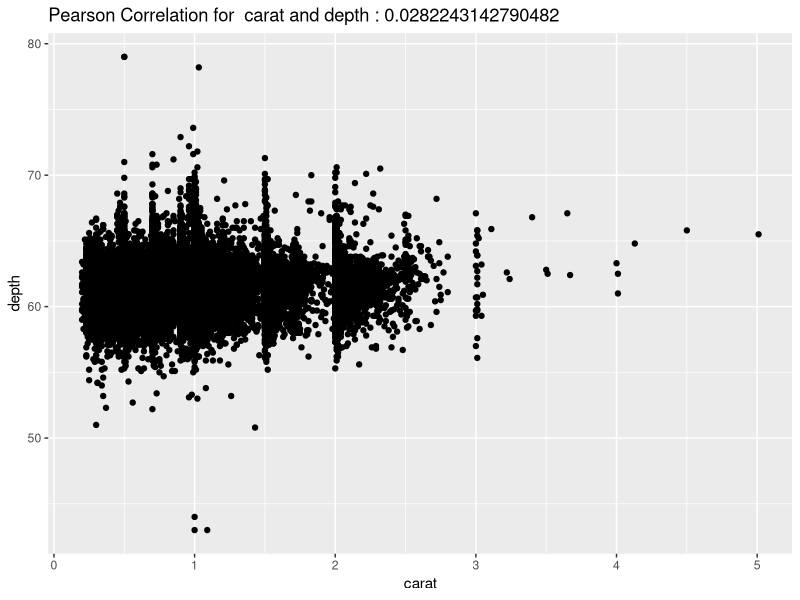
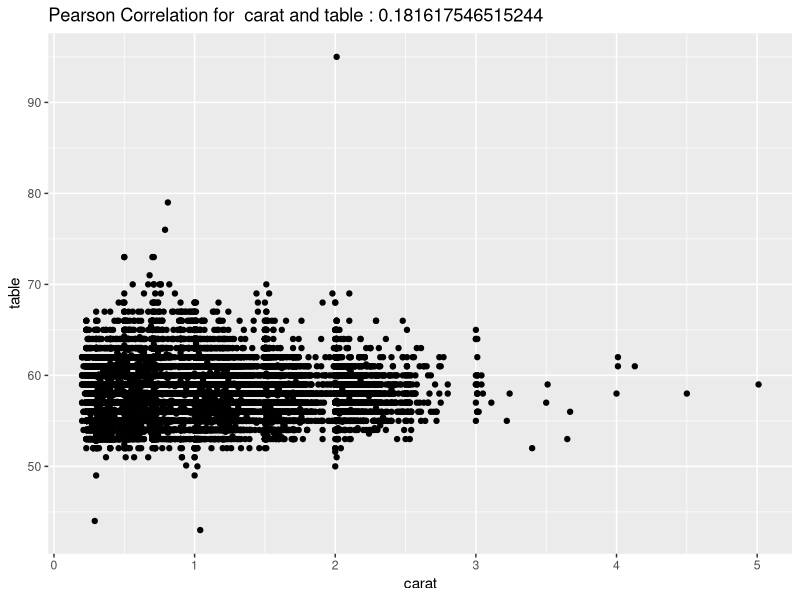
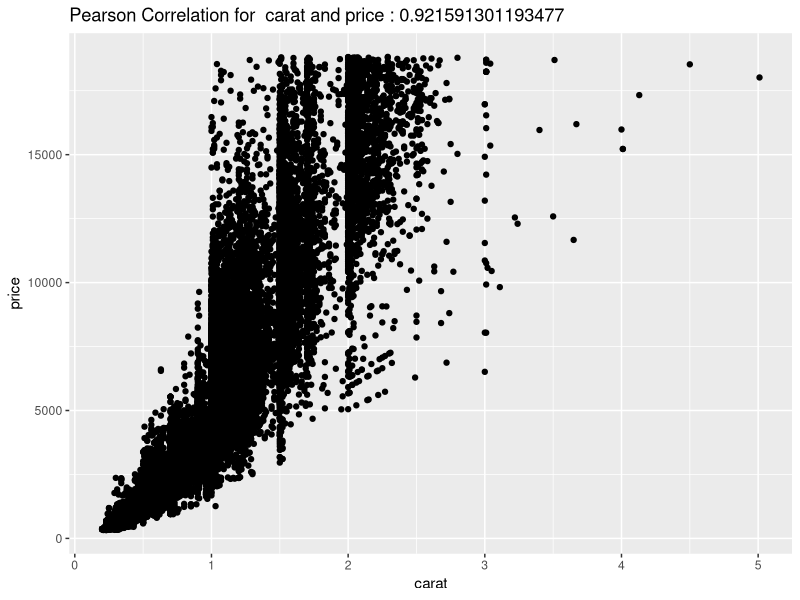
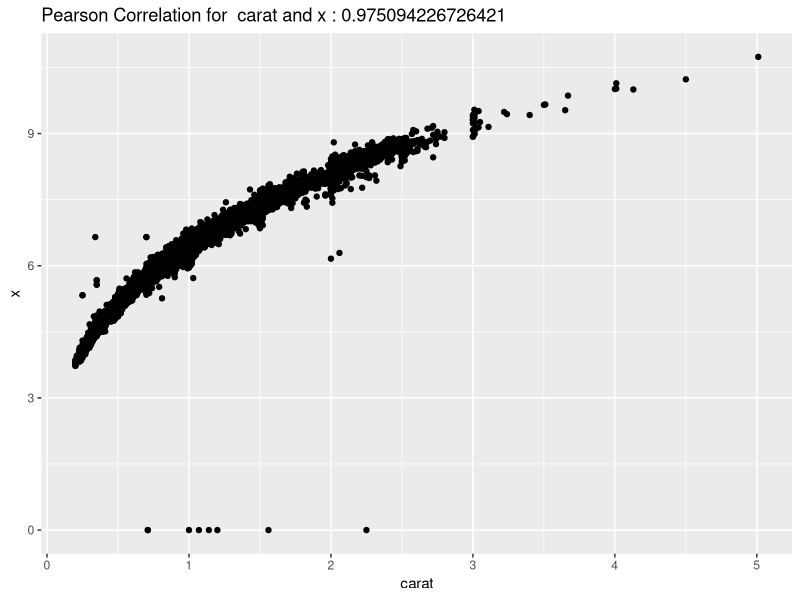
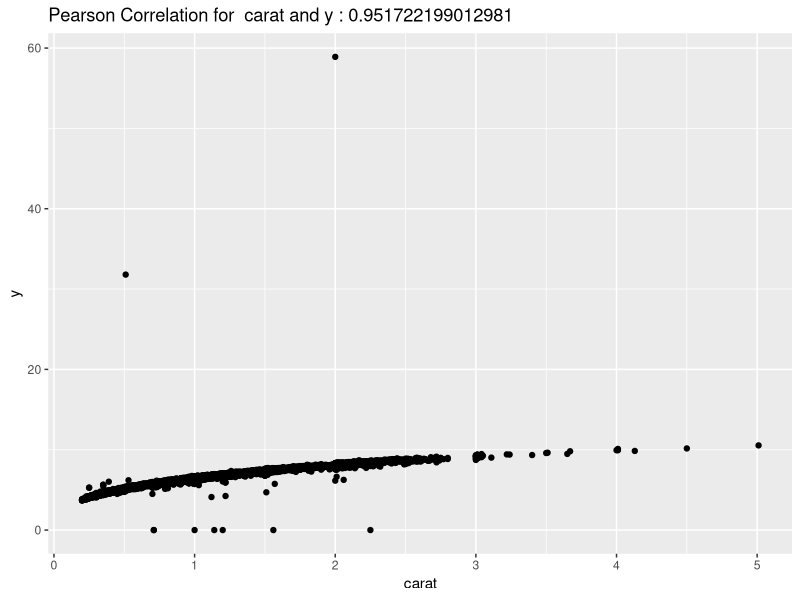
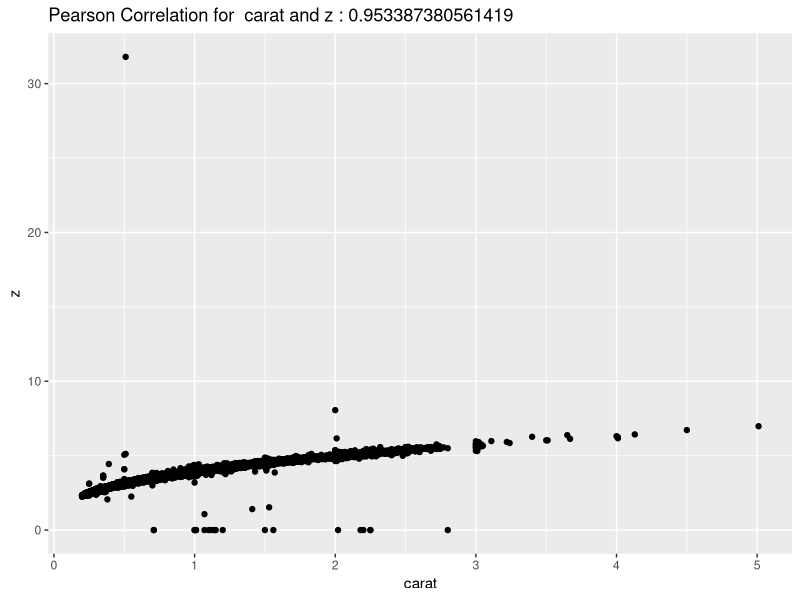
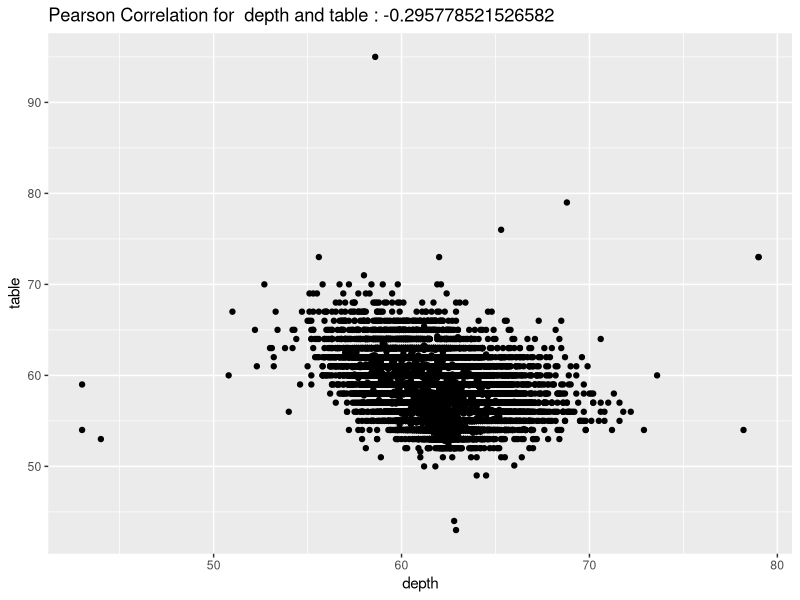
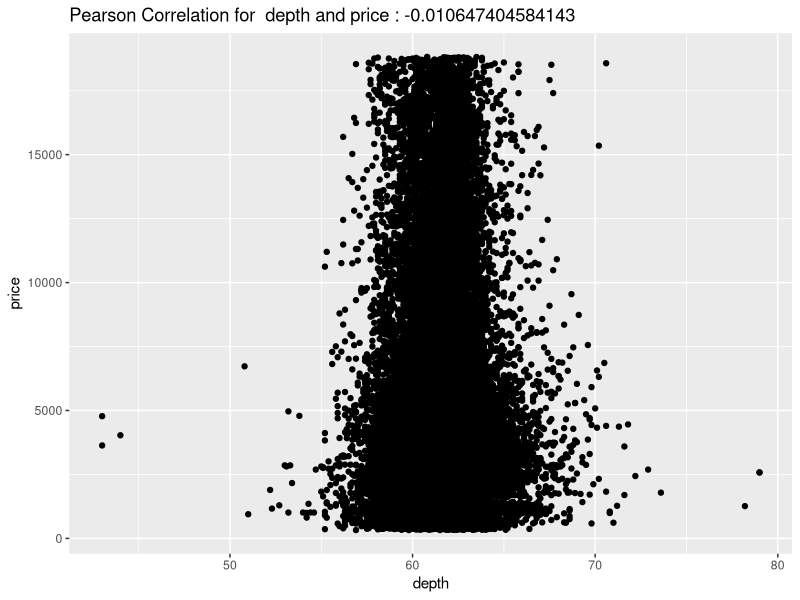

These figures' R source, in order:
## ---- chunk 1
require(ggplot2)
require(grid)
data(diamonds)

## ---- chunk 2
numericCols <- function(df){
   dfNum <- sapply(df, is.numeric)
   df <- df[dfNum]
   return(df)
}

# Testing that Function only selects numeric cols
head(numericCols(diamonds))
## ---- chunk 3
columnCorr <- function(df){
  # Using numericCols to get a dataframe of just numeric columns
  df <- numericCols(df)
  
  # Initializing variables to be used in nested loop below
  row <- 0   # Creating a variable that will hold the number of rows in the output dataframe
  pairs <- c() # Creating an empty vector to hold the pairs of variables
  corrs <- c() # Creating an empty vector to hold the correlations
  
  # Iterating through the variables in the new (numeric only) data frame, starting with the first
  # variable and ending with the second to last variable.
  for( a in 1:(ncol(df)-1)) {
    # Now interating through each of the subsequent variables left in the dataframe.
    for(b in (a+1):(ncol(df))) {
      # Adding a row to the dataframe
      row <- row + 1
      # Adding the names of the columns to the pairs vector
      pairs[row] <- paste(colnames(df)[a], colnames(df)[b], sep="-")
      # Calculating the Pearson Coefficient of the row
      corrs[row] <- cor(df[,a], df[,b], method="pearson")
    }
  }
  
  # Create a new dataframe. There will be 2 columns, one for pairs and one for corrs.
  df <- data.frame(pairs, corrs)
  # Updating the column names
  names(df) <- c('Pairs', "Pearsons's Corr.")
  return(df) 
}

columnCorr(diamonds)
## ---- chunk 4

df <- numericCols(diamonds)
  
# Iterating through the variables in the new (numeric only) data frame, starting with the first
# variable and ending with the second to last variable.
for( a in 1:(ncol(df)-1)) {
  # Now interating through each of the subsequent variables left in the dataframe.
  for(b in (a+1):(ncol(df))) {
    # Data to plot
    data <- data.frame(df[,a],df[,b])
    # Adding axis lables to plotting data
    x <- colnames(df)[a]
    y <- colnames(df)[b]
    colnames(data) <- c(x,y)
    # Calculating Pearson Corr for the title
    corr <- cor(df[,a], df[,b], method="pearson")
    
    plots <- ggplot(data, aes_string(x=x,y=y)) + geom_point() + ggtitle(paste("Pearson Correlation for ",x,"and",y,":",corr))
    plot(plots)
    }
  }
  

